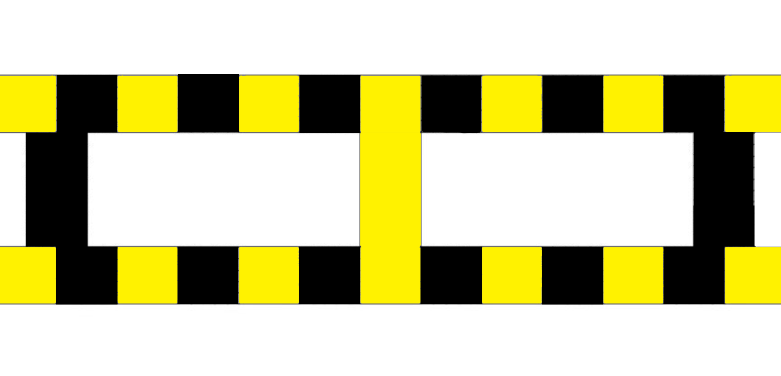
#> input picture test2/2.png, 1561 x 751 px, found by its file name (shown at 1/2 size)
$ python threadhold.py
#> lines starting #> are read from the running program, lines starting #| are printed output that depends on the picture; after the words box and inside, x2 and y2 are one past the last pixel; in counts of white or black regions, pixels touching at a corner belong together
import cv2
import numpy as np
import matplotlib.pyplot as plt
import matplotlib.cm as cm

def diedai(img):
    img_array = np.array(img).astype(np.float32)#转化成数组
    I=img_array
    zmax=np.max(I)
    zmin=np.min(I)
    tk=(zmax+zmin)/2#设置初始阈值
    #根据阈值将图像进行分割为前景和背景，分别求出两者的平均灰度  zo和zb
    b=1
    m,n=I.shape;
    while b==0:
        ifg=0
        ibg=0
        fnum=0
        bnum=0
        for i in range(1,m):
             for j in range(1,n):
                tmp=I(i,j)
                if tmp>=tk:
                    ifg=ifg+1
                    fnum=fnum+int(tmp)  #前景像素的个数以及像素值的总和
                else:
                    ibg=ibg+1
                    bnum=bnum+int(tmp)#背景像素的个数以及像素值的总和
        #计算前景和背景的平均值
        zo=int(fnum/ifg)
        zb=int(bnum/ibg)
        if tk==int((zo+zb)/2):
            b=0
        else:
            tk=int((zo+zb)/2)
    return tk

def OTSU(img_array):            #传入的参数为ndarray形式
    height = img_array.shape[0]
    width = img_array.shape[1]
    count_pixel = np.zeros(256)

    for i in range(height):
        for j in range(width):
            count_pixel[int(img_array[i][j])] += 1

    fig = plt.figure()        #通过绘制直方图可以观察像素的分布情况
    ax = fig.add_subplot(111)
    ax.bar(np.linspace(0, 255, 256), count_pixel)
    ax.set_xlabel("pixels")
    ax.set_ylabel("num")
    plt.savefig("./zhifangtu.jpg")
    plt.show()

    max_variance = 0.0
    best_thresold = 0
    for thresold in range(256):
        n0 = count_pixel[:thresold].sum()
        n1 = count_pixel[thresold:].sum()
        w0 = n0 / (height * width)
        w1 = n1 / (height * width)
        u0 = 0.0
        u1 = 0.0

        for i in range(thresold):
            u0 += i * count_pixel[i]
        for j in range(thresold, 256):
            u1 += j * count_pixel[j]

        u = u0 * w0 + u1 * w1
        tmp_var = w0 * np.power((u - u0), 2) + w1 * np.power((u - u1), 2)

        if tmp_var > max_variance:
            best_thresold = thresold
            max_variance = tmp_var

    return best_thresold


# main
#迭代法进行图像分割
img = cv2.imread("2.png")
#> img is the input picture: shape (751, 1561, 3); mean B, G, R 158.5, 202.3, 204.7
img = cv2.cvtColor(img,cv2.COLOR_BGR2RGB)
img = cv2.cvtColor(img,cv2.COLOR_RGB2GRAY)
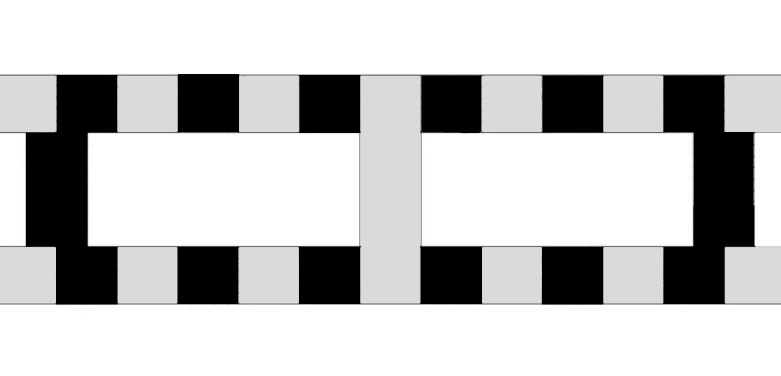
#> img: shape (751, 1561) (shown at 1/2 size); min 0, max 255, mean 198
#img = cv2.resize(img,(200,200))#大小
yvzhi=diedai(img)
#> in diedai, `zmax=np.max(I)`: zmax = 255
#> in diedai, `zmin=np.min(I)`: zmin = 0
#> in diedai, `tk=(zmax+zmin)/2#设置初始阈值`: tk = 127.5
#> yvzhi = 127.5
ret1, th1 = cv2.threshold(img, yvzhi, 255, cv2.THRESH_BINARY)
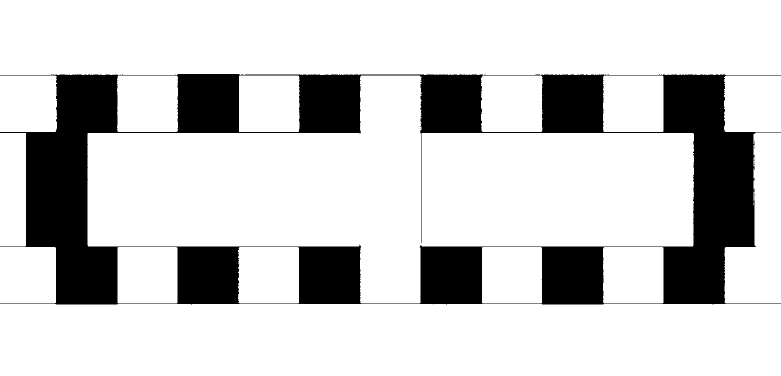
#> th1: shape (751, 1561) (shown at 1/2 size); 80.4% white; 19 black regions (18 under 20 px), largest, box (x1, y1, x2, y2) and area: (0, 148, 1561, 609) 229846
#> ret1 = 127
print(ret1)
#| 127.0
plt.imshow(th1,cmap=cm.gray)
plt.savefig("./diedaiRes.jpg")
plt.show()

#大津法进行图像分割
img1 = cv2.imread("2.png")
img1 = cv2.cvtColor(img1,cv2.COLOR_BGR2RGB)
img1 = cv2.cvtColor(img1,cv2.COLOR_RGB2GRAY)
#img1 = cv2.resize(img1,(200,200))#大小
img1 = np.array(img1).astype(np.float32)
best_thresold=OTSU(img1)
#> in OTSU, `plt.savefig("./zhifangtu.jpg")`:
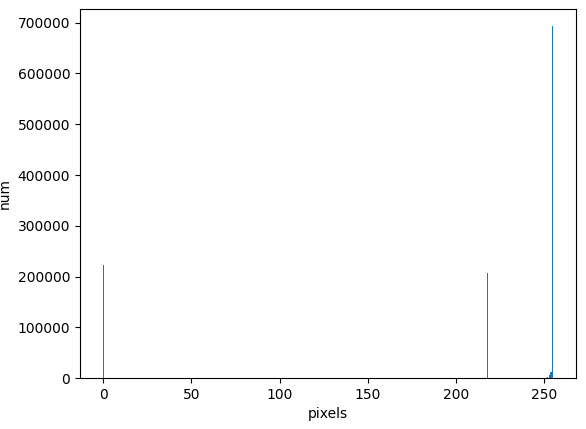
#> figure drawn by matplotlib, 1 panel; tallest bar 692916 high, from x = 254.6 to 255.4
#> best_thresold = 182
ret2, th2 = cv2.threshold(img1, best_thresold, 255, cv2.THRESH_BINARY)
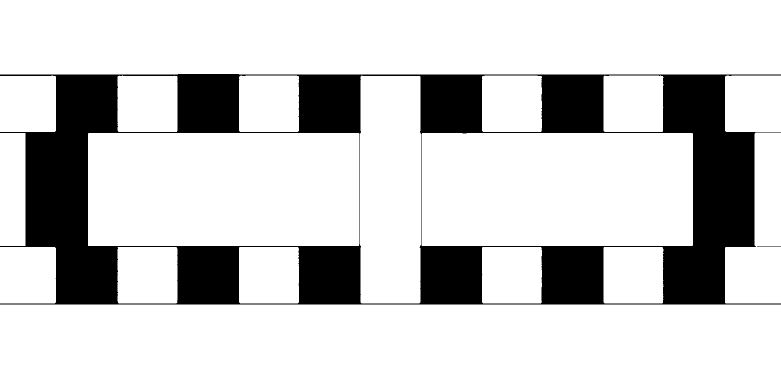
#> th2: shape (751, 1561) float32 (shown at 1/2 size); 79.8% white; 2 black regions, box (x1, y1, x2, y2) and area: (0, 148, 1561, 609) 236174, (1514, 493, 1561, 494) 47
#> ret2 = 182
print(ret2)
#| 182.0
plt.imshow(th2,cmap=cm.gray)
plt.savefig("./dajinRes.jpg")
plt.show()
